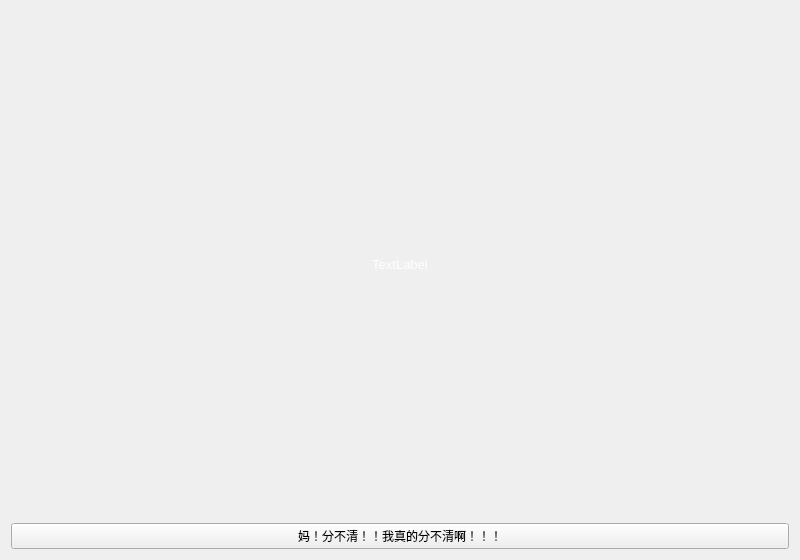
<?xml version="1.0" encoding="UTF-8"?>
<ui version="4.0">
 <class>TrueEnd</class>
 <widget class="QWidget" name="TrueEnd">
  <property name="geometry">
   <rect>
    <x>0</x>
    <y>0</y>
    <width>800</width>
    <height>560</height>
   </rect>
  </property>
  <property name="windowTitle">
   <string>Form</string>
  </property>
  <property name="windowIcon">
   <iconset resource="pictures.qrc">
    <normaloff>:/pictures/logo.png</normaloff>:/pictures/logo.png</iconset>
  </property>
  <layout class="QVBoxLayout" name="verticalLayout">
   <item>
    <widget class="QLabel" name="label">
     <property name="font">
      <font>
       <pointsize>10</pointsize>
      </font>
     </property>
     <property name="styleSheet">
      <string notr="true">color:rgb(255, 255, 255)</string>
     </property>
     <property name="text">
      <string>TextLabel</string>
     </property>
     <property name="alignment">
      <set>Qt::AlignCenter</set>
     </property>
     <property name="wordWrap">
      <bool>true</bool>
     </property>
    </widget>
   </item>
   <item>
    <widget class="QPushButton" name="goto_end">
     <property name="text">
      <string>妈！分不清！！我真的分不清啊！！！</string>
     </property>
    </widget>
   </item>
  </layout>
 </widget>
 <resources>
  <include location="pictures.qrc"/>
 </resources>
 <connections/>
</ui>
